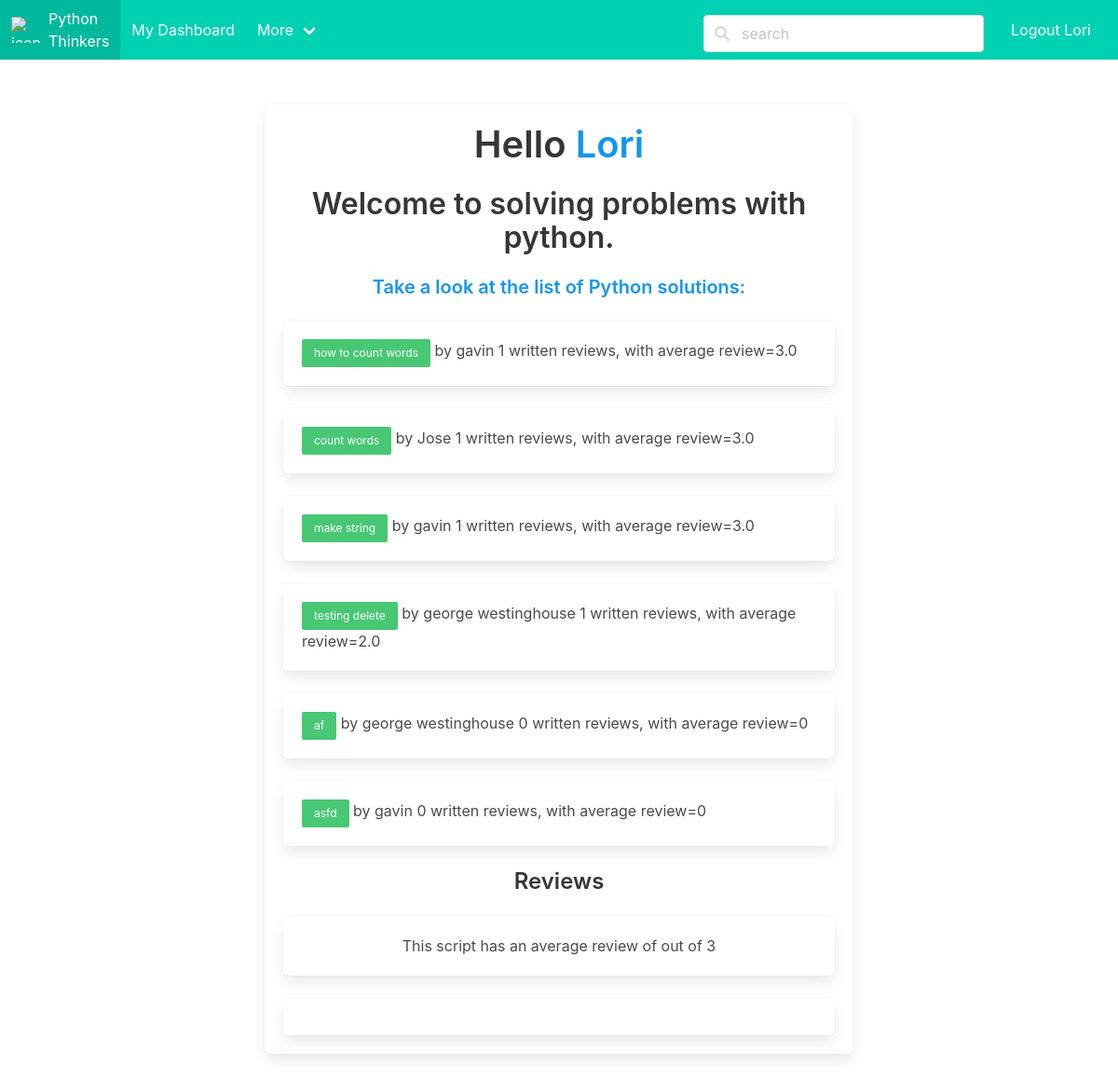
/scripts (signed in), run on the app's committed database.
### share/models.py (models this page shows, shortened)
class Script(models.Model):
    coder = models.ForeignKey(Coder, on_delete=models.CASCADE, null=True)
    problem = models.ForeignKey(Problem, on_delete=models.CASCADE, null=True)
    title = models.CharField(max_length=50, null=False, blank=False, unique=False)
    description = models.TextField(max_length=100, null=False, blank=False, unique=False)
    code = models.TextField(max_length=10000, unique=False)
    url = models.URLField(max_length=300, unique=False, blank=True)
    input = models.TextField(max_length=100, unique=False, blank=True)
    output = models.TextField(max_length=100, unique=False, blank=True)
    make_public = models.BooleanField(default=True)
    image = models.ImageField(upload_to='myscripts/', blank=True)  # add an image for the algorithm or flow chart
    working_code = models.BooleanField(default=True)
    created = models.DateField(auto_now_add=True)
    updated = models.DateField(auto_now=True)
    def num_of_reviews(self):
	       reviews = Review.objects.filter(script=self)
	       return len(reviews)
    def avg_review(self):
    		sum = 0
    		reviews = Review.objects.filter(script=self)
    		for r in reviews:
    			sum += r.stars
    		if len(reviews) > 0:
    			return sum / len(reviews)
    		else:
    			return 0

class Coder(models.Model):
    coder_yet = models.BooleanField(default=False)  # the user is not a coder yet
    user = models.OneToOneField(User, on_delete=models.CASCADE)
    created = models.DateField(auto_now_add=True)   # maybe redundant, user model has date_joined
    updated = models.DateField(auto_now=True)

class Review(models.Model):
	script = models.ForeignKey(Script, on_delete=models.CASCADE)
	coder = models.ForeignKey(Coder, on_delete=models.CASCADE)
	stars = models.IntegerField(validators=[MinValueValidator(1),MaxValueValidator(3)])
	feedback = models.TextField(max_length=200, unique=False, blank=True)
	class Meta:
		unique_together = (('coder', 'script'),)

### share/views.py (the view)
# urls.py: path('scripts',views.scripts, name='scripts'),
def scripts(request):
    if request.method == "GET":
        if request.user.is_authenticated:
            user = request.user
            scripts = Script.objects.all()
            return render(request, "share/scripts.html", {"user":user, "scripts": scripts})
        else:
            return redirect("share:login")
    else:
        return HttpResponse(status=500)

### share/templates/share/scripts.html (shortened to what this page needs)
{% extends "share/base.html" %}
{% block content %}
<div class="has-text-centered tile is-ancestor">
          <div style="margin: auto" class="tile is-8 is-parent">
              <div class="tile is-child box">
                  <h1 class="title is-2"> Hello <span style="color:#1496ed">{{ user.username }}</span> </h1>
           <h2 class="title is-3">Welcome to solving problems with python.</h2>
           <h4 class="title is-5" style="color:#1496ed">Take a look at the list of Python solutions: </h4>
{% for s in scripts %}
              <div class="box">
                  <div class="content" align="left">
                      <a class="button is-success is-small" href="{% url 'share:show_script' s.id %}">
                        {{ s.title }} </a> by {{ s.coder.user.username }}
                        {{ s.num_of_reviews }} written reviews, with average review={{s.avg_review}}
                  </div>
              </div>
{% endfor %}
  <h2 class="title is-4">Reviews</h2>
  <div class="box">
    This script has an average review of {{script.avg_review}} out of 3
  </div>
  <div class="box">
{% endblock content %}

### share/templates/share/base.html (shortened to what this page needs)
<!DOCTYPE html>
<html lang="en">
<head>
    {% load static %}
    <link rel="stylesheet" type="text/css" href="{% static 'share/bulma-0.8.0/css/bulma.css' %}"/>
    <link href="https://use.fontawesome.com/releases/v5.0.6/css/all.css" rel="stylesheet">
    <link rel="stylesheet" type="text/css" href="{% static 'share/main.css' %}"/>
</head>
<body>
  <nav class="navbar is-primary" role="navigation" aria-label="main navigation">
   <div class="navbar-brand">
        <a class="navbar-item" href="{% url 'share:index' %}">
            <img src="{% static 'share/images/thinking-face.png' %}" alt=" icon" width="40" height="60">
            Python <br>Thinkers
        </a>
    </div>
    <div id="navbarData" class="navbar-menu is-active" >
      <div class="navbar-start">
     <a class="navbar-item" href="{% url 'share:dashboard' %}">My Dashboard</a>
    <div class="navbar-item has-dropdown is-hoverable">
       <a class="navbar-link">
         More
       </a>
     </div>
   </div>
   <div class="navbar-end">
         <div class="navbar-item">
           <div class="buttons">
             {% if request.path == "/login" or request.path == "/loguser" %}
             <a class="button is-primary" href="{% url 'share:signup' %}">Signup</a>
              {% elif request.path == "/signup"  %}
              <a class="button is-primary" href="{% url 'share:login' %}">Login</a>
              {% else   %}
               <div class="navbar-item">
                      <form action="{% url 'share:search' %}" method="post">
                          <p class="control has-icons-left">
                              <input class="input" type="text" name="query" placeholder="search">
                              <span class="icon is-left">
                        </span>
                          </p>
                      </form>
                </div>
               <a class="button is-primary" href="{% url 'share:logout' %}">Logout {{user.username }}</a>
             {% endif %}
           </div>
         </div>
       </div>
     </div>
     </nav>
<section class="section">
    <div class="container">
        {% block content %} {% endblock content %}
</section>
</body>
</html>

### data on the page
Script: title "how to count words", coder.user.username "gavin", num_of_reviews "1", avg_review "3.0"
Script: title "count words", coder.user.username "Jose", num_of_reviews "1", avg_review "3.0"
Script: title "make string", coder.user.username "gavin", num_of_reviews "1", avg_review "3.0"
Script: title "testing delete", coder.user.username "george westinghouse", num_of_reviews "1", avg_review "2.0"
Script: title "af", coder.user.username "george westinghouse", num_of_reviews "0", avg_review "0"
Script: title "asfd", coder.user.username "gavin", num_of_reviews "0", avg_review "0"

### other printed values
{{ user.username }} "Lori"
